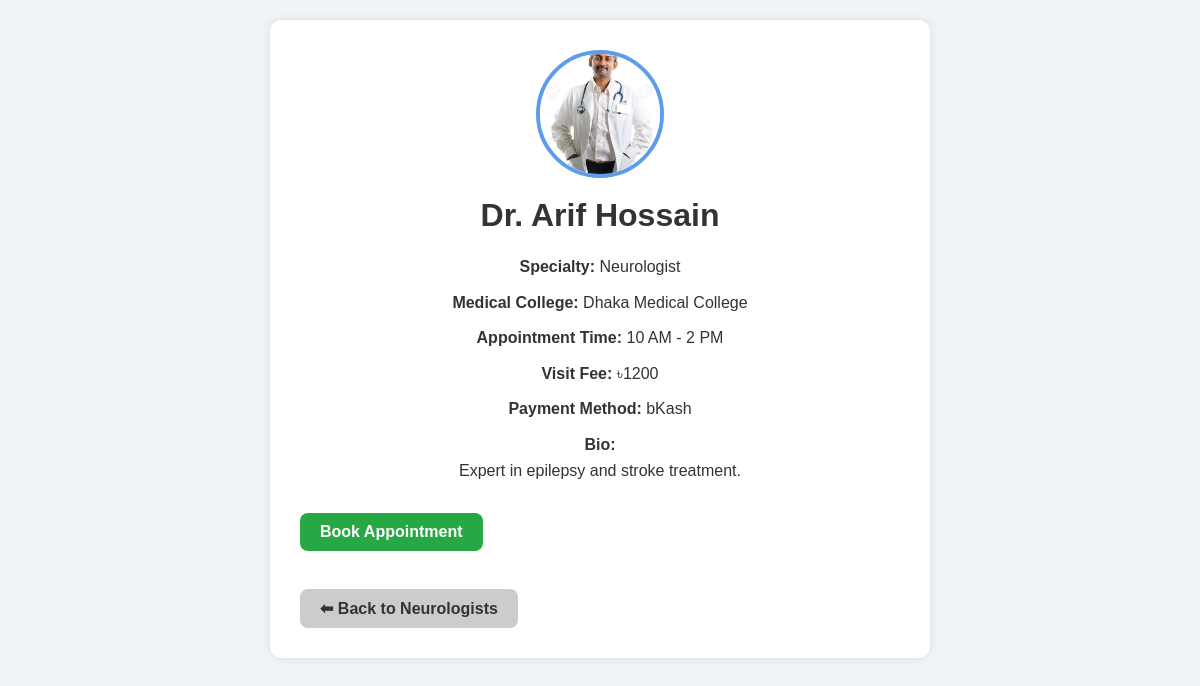
The page /doctors/neurologist/33/ on the database its author committed.
### doctors/models.py (models this page shows, shortened)
class Doctor(models.Model):
    name = models.CharField(max_length=100)
    specialty = models.CharField(max_length=100)
    bio = models.TextField(blank=True)
    medical_college = models.CharField(max_length=150, blank=True)
    appointment_time = models.CharField(max_length=100, blank=True)
    payment_method = models.CharField(max_length=100, default='bKash')
    visit_fee = models.IntegerField(default=1000)
    image = models.ImageField(upload_to='doctor_images/', blank=True, null=True)

### doctors/views.py (the view)
# urls.py: path('neurologist/<int:doctor_id>/', views.neurologist_profile, name='neurologist_profile'),
def neurologist_profile(request, doctor_id):
    doctor = Doctor.objects.get(id=doctor_id)
    return render(request, 'doctors/neurologist_profile.html', {'doctor': doctor})

### templates/doctors/neurologist_profile.html (shortened to what this page needs)
{% load static %}
<!DOCTYPE html>
<html lang="en">
<head>
  <link rel="stylesheet" href="{% static 'css/styles.css' %}">
</head>
<body>
<div class="profile-container">
  <center>
    {% if doctor.image %}
      <img src="{{ doctor.image.url }}" alt="{{ doctor.name }}" class="doctor-image">
    {% endif %}
    <h2>{{ doctor.name }}</h2>
    <p class="info"><strong>Specialty:</strong> {{ doctor.specialty }}</p>
  </center>
  <p class="info"><strong>Medical College:</strong> {{ doctor.medical_college }}</p>
  <p class="info"><strong>Appointment Time:</strong> {{ doctor.appointment_time }}</p>
  <p class="info"><strong>Visit Fee:</strong> ৳{{ doctor.visit_fee }}</p>
  <p class="info"><strong>Payment Method:</strong> {{ doctor.payment_method }}</p>
  <p class="info"><strong>Bio:</strong><br>{{ doctor.bio }}</p>
  {% if request.GET.booked %}
    <p class="booked-message">✅ Appointment booked successfully!</p>
  {% else %}
    <a href="?booked=true" class="book-btn">Book Appointment</a>
  {% endif %}
  <br><br>
  <a href="{% url 'neurologists' %}" class="back-btn">⬅ Back to Neurologists</a>
</div>
</body>
</html>

### static/css/styles.css (style rules this page uses)
body { background-color: lightblue; margin: 0; padding: 0; font-family: 'Segoe UI', sans-serif; overflow-x: hidden; }
p { text-align: center; font-size: 1rem; color: #1e1e1e; margin-bottom: 12px; line-height: 1.6; }
body { margin: 0; padding: 0; font-family: 'Segoe UI', sans-serif; background-color: #e8f6f8; color: #1e1e1e; }
h1, h2 { color: #2e2e72; font-size: 2.5rem; margin-bottom: 20px; text-align: center; }
h2 { font-size: 2rem; color: #3c9bd3; }
p { font-size: 1rem; color: #333; line-height: 1.6; }

### templates/doctors/neurologist_profile.html (style rules this page uses)
body { font-family: Arial, sans-serif; background: #f0f4f8; padding: 20px; }
.profile-container { background: white; border-radius: 12px; max-width: 600px; margin: 0 auto; padding: 30px; box-shadow: 0 0 10px rgba(0,0,0,0.1); }
.doctor-image { width: 120px; height: 120px; border-radius: 50%; object-fit: cover; border: 4px solid #5d9cec; margin-bottom: 15px; }
h2 { margin-top: 0; color: #333; }
.info { margin: 10px 0; }
.back-btn, .book-btn { display: inline-block; margin-top: 20px; padding: 10px 20px; border-radius: 8px; text-decoration: none; font-weight: bold; }
.back-btn { background-color: #ccc; color: #333; }
.book-btn { background-color: #28a745; color: white; }

### rows shown on the page
Doctor: image (picture), name "Dr. Arif Hossain", specialty "Neurologist", medical_college "Dhaka Medical College", appointment_time "10 AM - 2 PM", visit_fee "1200", payment_method "bKash", bio "Expert in epilepsy and stroke treatment."
